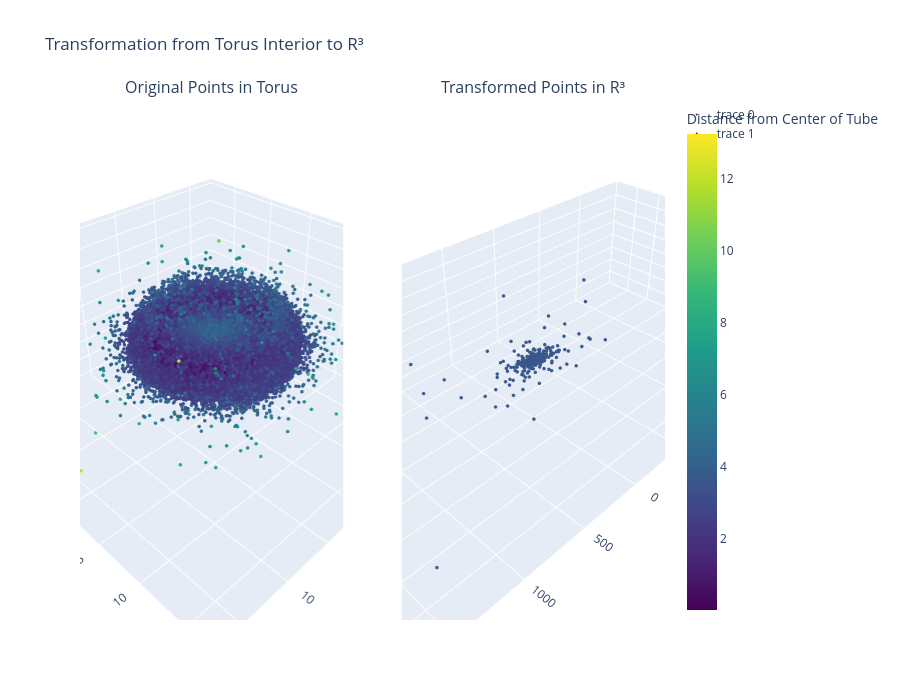

Notebook cell for this chart:
### Code cell
s_distances = np.sqrt((np.sqrt(velocity_vectors[:,0]**2 + velocity_vectors[:,1]**2) - R)**2 + velocity_vectors[:,2]**2)
# 4. Create the Plotly Figure
fig = make_subplots(
    rows=1, cols=2,
    specs=[[{'type': 'scatter3d'}, {'type': 'scatter3d'}]],
    subplot_titles=('Original Points in Torus', 'Transformed Points in R³')
)

# --- First Plot: Original Torus Points ---
fig.add_trace(
    go.Scatter3d(
        x=velocity_vectors[:, 0],
        y=velocity_vectors[:, 1],
        z=velocity_vectors[:, 2],
        mode='markers',
        marker=dict(
            size=2,
            color=s_distances,  # Color by distance from the central axis
            colorscale='Viridis',
            colorbar=dict(title='Distance from Center of Tube'),
            showscale=True
        )
    ),
    row=1, col=1
)

# --- Second Plot: Transformed R3 Points ---
fig.add_trace(
    go.Scatter3d(
        x=transformed_points[:, 0],
        y=transformed_points[:, 1],
        z=transformed_points[:, 2],
        mode='markers',
        marker=dict(
            size=2,
            color=s_distances,  # Use the same color scale
            colorscale='Viridis',
            showscale=False # Color bar is already shown
        )
    ),
    row=1, col=2
)

# --- Update Layout and Scene Properties ---
fig.update_layout(
    title_text='Transformation from Torus Interior to R³',
    height=700,
    # Make the torus plot have a correct aspect ratio
    scene1=dict(
        xaxis_title='X', yaxis_title='Y', zaxis_title='Z',
        aspectmode='data' # This ensures the torus is not distorted
    ),
    scene2=dict(
        xaxis_title='X', yaxis_title='Y', zaxis_title='Z', zaxis=dict(range=[-2000, 2000]), xaxis=dict(range=[-2000, 2000]), yaxis=dict(range=[-2000, 2000]),
        aspectmode='auto' # The R3 plot can auto-scale
    )
)

fig.show()

### Figure 1 — Plotly figure (JSON) as saved in the notebook; plotly's stock layout.template omitted (floating-point values rounded to 4 significant figures; data arrays with more than 128 entries replaced by an {"elided": "..."} marker saying what was removed)
{"data": [{"marker": {"color": {"elided": "34324 float values"}, "colorbar": {"title": {"text": "Distance from Center of Tube"}}, "colorscale": [[0, "#440154"], [0.1111, "#482878"], [0.2222, "#3e4989"], [0.3333, "#31688e"], [0.4444, "#26828e"], [0.5556, "#1f9e89"], [0.6667, "#35b779"], [0.7778, "#6ece58"], [0.8889, "#b5de2b"], [1, "#fde725"]], "showscale": true, "size": 2}, "mode": "markers", "scene": "scene", "type": "scatter3d", "x": {"elided": "34324 float values"}, "y": {"elided": "34324 float values"}, "z": {"elided": "34324 float values"}}, {"marker": {"color": {"elided": "34324 float values"}, "colorscale": [[0, "#440154"], [0.1111, "#482878"], [0.2222, "#3e4989"], [0.3333, "#31688e"], [0.4444, "#26828e"], [0.5556, "#1f9e89"], [0.6667, "#35b779"], [0.7778, "#6ece58"], [0.8889, "#b5de2b"], [1, "#fde725"]], "showscale": false, "size": 2}, "mode": "markers", "scene": "scene2", "type": "scatter3d", "x": {"elided": "34324 float values"}, "y": {"elided": "34324 float values"}, "z": {"elided": "34324 float values"}}], "layout": {"annotations": [{"font": {"size": 16}, "showarrow": false, "text": "Original Points in Torus", "x": 0.225, "xanchor": "center", "xref": "paper", "y": 1, "yanchor": "bottom", "yref": "paper"}, {"font": {"size": 16}, "showarrow": false, "text": "Transformed Points in R³", "x": 0.775, "xanchor": "center", "xref": "paper", "y": 1, "yanchor": "bottom", "yref": "paper"}], "height": 700, "scene": {"aspectmode": "data", "domain": {"x": [0, 0.45], "y": [0, 1]}, "xaxis": {"title": {"text": "X"}}, "yaxis": {"title": {"text": "Y"}}, "zaxis": {"title": {"text": "Z"}}}, "scene2": {"aspectmode": "auto", "domain": {"x": [0.55, 1], "y": [0, 1]}, "xaxis": {"range": [-2000, 2000], "title": {"text": "X"}}, "yaxis": {"range": [-2000, 2000], "title": {"text": "Y"}}, "zaxis": {"range": [-2000, 2000], "title": {"text": "Z"}}}, "title": {"text": "Transformation from Torus Interior to R³"}}}
